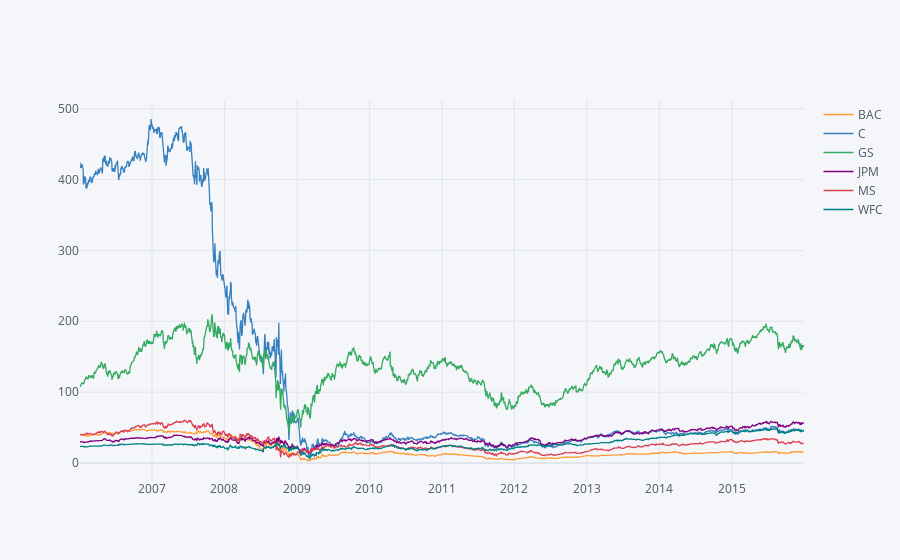

Here is the notebook cell this chart was saved with:
### Code cell
# Using plotly
bank_stocks.xs(key='Close', axis=1, level='Stock Info').iplot()

### Figure 1 — Plotly figure (JSON) as saved in the notebook; plotly's stock layout.template omitted (floating-point values rounded to 4 significant figures; data arrays with more than 128 entries replaced by an {"elided": "..."} marker saying what was removed)
{"data": [{"line": {"color": "rgba(255, 153, 51, 1.0)", "dash": "solid", "shape": "linear", "width": 1.3}, "mode": "lines", "name": "BAC", "text": "", "type": "scatter", "x": {"elided": "2517 str values"}, "y": {"elided": "2517 float values"}}, {"line": {"color": "rgba(55, 128, 191, 1.0)", "dash": "solid", "shape": "linear", "width": 1.3}, "mode": "lines", "name": "C", "text": "", "type": "scatter", "x": {"elided": "2517 str values"}, "y": {"elided": "2517 float values"}}, {"line": {"color": "rgba(50, 171, 96, 1.0)", "dash": "solid", "shape": "linear", "width": 1.3}, "mode": "lines", "name": "GS", "text": "", "type": "scatter", "x": {"elided": "2517 str values"}, "y": {"elided": "2517 float values"}}, {"line": {"color": "rgba(128, 0, 128, 1.0)", "dash": "solid", "shape": "linear", "width": 1.3}, "mode": "lines", "name": "JPM", "text": "", "type": "scatter", "x": {"elided": "2517 str values"}, "y": {"elided": "2517 float values"}}, {"line": {"color": "rgba(219, 64, 82, 1.0)", "dash": "solid", "shape": "linear", "width": 1.3}, "mode": "lines", "name": "MS", "text": "", "type": "scatter", "x": {"elided": "2517 str values"}, "y": {"elided": "2517 mixed values"}}, {"line": {"color": "rgba(0, 128, 128, 1.0)", "dash": "solid", "shape": "linear", "width": 1.3}, "mode": "lines", "name": "WFC", "text": "", "type": "scatter", "x": {"elided": "2517 str values"}, "y": {"elided": "2517 float values"}}], "layout": {"legend": {"bgcolor": "#F5F6F9", "font": {"color": "#4D5663"}}, "paper_bgcolor": "#F5F6F9", "plot_bgcolor": "#F5F6F9", "title": {"font": {"color": "#4D5663"}}, "xaxis": {"gridcolor": "#E1E5ED", "showgrid": true, "tickfont": {"color": "#4D5663"}, "title": {"font": {"color": "#4D5663"}, "text": ""}, "zerolinecolor": "#E1E5ED"}, "yaxis": {"gridcolor": "#E1E5ED", "showgrid": true, "tickfont": {"color": "#4D5663"}, "title": {"font": {"color": "#4D5663"}, "text": ""}, "zerolinecolor": "#E1E5ED"}}}
